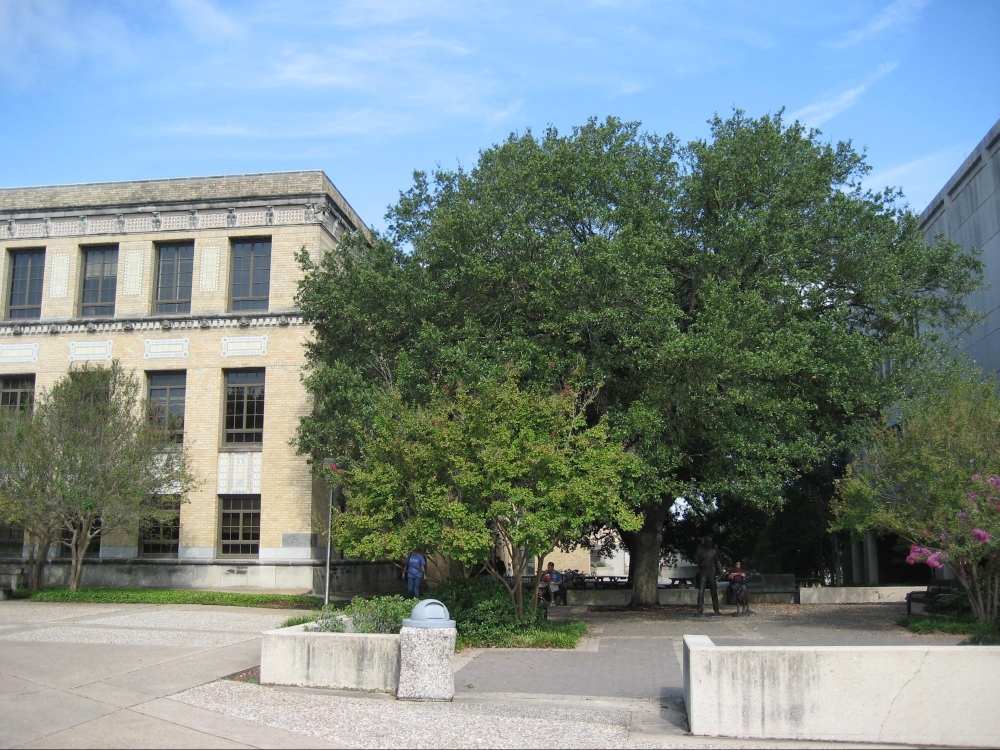
//> input picture images/image00.jpg, 1999 x 1500 px (shown at 1/2 size)
$ ./proj2q2   (built with g++ and OpenCV 4)
//> lines starting //> are read from the running program, lines starting //| are printed output that depends on the picture
// CSCE643 Project2
// Yuan-Peng Yu
//
// Q2. Compose panorama using the H matrix that is computed by normalized DLT

#include <opencv2/core/core.hpp>
#include <opencv2/opencv.hpp>
#include <opencv2/highgui/highgui.hpp>
#include <iostream>

using namespace cv;
using namespace std;

// function declaration
Mat Normalization( vector<Point2f> p_origin, vector<Point2f> &p_normalized);


int main(int argc, char **argv)
{
    // read image
    Mat img00 = imread("image00.jpg", CV_LOAD_IMAGE_COLOR);	// right scene
//> img00 is the input picture: 1500 rows x 1999 cols, CV_8UC3; mean B, G, R 136.6, 138.1, 122.9
    Mat img01 = imread("image01.jpg", CV_LOAD_IMAGE_COLOR);	// left scene
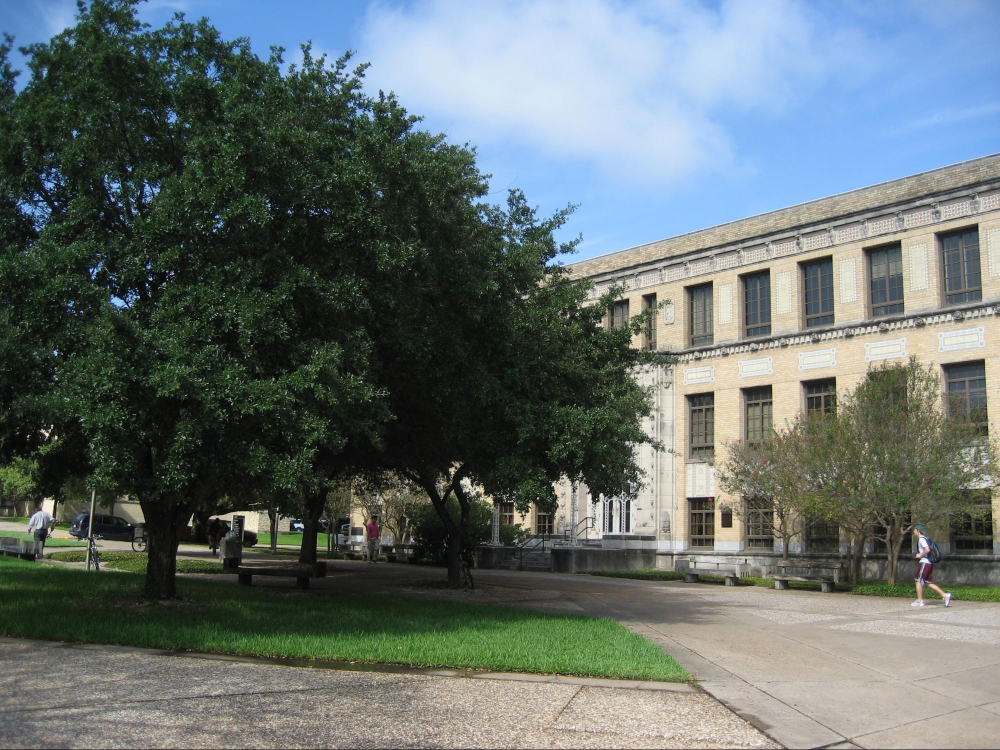
//> input picture images/image01.jpg, 1999 x 1500 px (shown at 1/2 size)
//> img01 is the input picture: 1500 rows x 1999 cols, CV_8UC3; mean B, G, R 109.2, 111, 100.6

	vector<Point2f> pts_img00;	//source points
	vector<Point2f> pts_img01;	//destination points

	// Input 20 featured-points pairs
    pts_img01.push_back(Point2f( 1970,717 ));
    pts_img00.push_back(Point2f( 374,737 ));
    pts_img01.push_back(Point2f( 1954,680 ));
    pts_img00.push_back(Point2f( 364,701 ));
	pts_img01.push_back(Point2f( 1956,444 ));
    pts_img00.push_back(Point2f( 389,476 ));
	pts_img01.push_back(Point2f( 1867,466 ));
    pts_img00.push_back(Point2f( 303,480 ));
	pts_img01.push_back(Point2f( 1859,575 ));
    pts_img00.push_back(Point2f( 284,588 ));
	pts_img01.push_back(Point2f( 1855,484 ));
    pts_img00.push_back(Point2f( 287,498 ));
	pts_img01.push_back(Point2f( 1849,636 ));
    pts_img00.push_back(Point2f( 267,646 ));
	pts_img01.push_back(Point2f( 1951,1412 ));
    pts_img00.push_back(Point2f( 252,1416 ));
	pts_img01.push_back(Point2f( 1813,1363 ));
    pts_img00.push_back(Point2f( 125,1380 ));
	pts_img01.push_back(Point2f( 1672,1140 ));
    pts_img00.push_back(Point2f( 30,1152 ));

    pts_img01.push_back(Point2f( 1986,1088 ));
    pts_img00.push_back(Point2f( 357,1096 ));
    pts_img01.push_back(Point2f( 1824,1088 ));
    pts_img00.push_back(Point2f( 200,1094 ));
	pts_img01.push_back(Point2f( 1970,757 ));
    pts_img00.push_back(Point2f( 369,777 ));
	pts_img01.push_back(Point2f( 1745,562 ));
    pts_img00.push_back(Point2f( 172,559 ));
	pts_img01.push_back(Point2f( 1805,550 ));
    pts_img00.push_back(Point2f( 232,556 ));
	pts_img01.push_back(Point2f( 1780,601 ));
    pts_img00.push_back(Point2f( 203,604 ));
	pts_img01.push_back(Point2f( 1794,429 ));
    pts_img00.push_back(Point2f( 236,432 ));
	pts_img01.push_back(Point2f( 1672,752 ));
    pts_img00.push_back(Point2f( 72,745 ));
	pts_img01.push_back(Point2f( 1665,508 ));
    pts_img00.push_back(Point2f( 93,491 ));
	pts_img01.push_back(Point2f( 1592,523 ));
    pts_img00.push_back(Point2f( 11,495 ));


    // Find H matrix by OpenCV findHomography
    Mat H_verify = findHomography(pts_img00, pts_img01);	// srcPoints, dstPoints, img01 = H * img00
// ------------------------------------------------
// Normalization
// ------------------------------------------------
    Mat T_1st, T_2nd;
    vector<Point2f> norm_pts_img00, norm_pts_img01;	// normalized point-set

    T_1st = Normalization( pts_img00, norm_pts_img00);
    T_2nd = Normalization( pts_img01, norm_pts_img01);

// ------------------------------------------------
// The normalized DLT
// ------------------------------------------------
    // Use normalized points to do DLT
    vector<Point2f> viewSrc, viewDst;
    viewSrc = norm_pts_img00;
    viewDst = norm_pts_img01;

    int num = viewSrc.size();
    cout << " The number of points pair = " << num << endl;
    Mat A( 2*num, 9, CV_32F);	// (2*n) x 9 matrix
	Mat h_vector(9,1, CV_32F);	// 9x1 vector

	// Build matrix A, A*h =0
	// page 90. Choose wi' =1, and let h33 !=1
    for (int p=0; p<num; ++p){	//  points
			A.at<float>(2*p,0) = 0;
			A.at<float>(2*p,1) = 0;
			A.at<float>(2*p,2) = 0;
			A.at<float>(2*p,3) = - viewSrc.at(p).x;	// -xw' = -x
			A.at<float>(2*p,4) = - viewSrc.at(p).y;	// -yw' = -y
			A.at<float>(2*p,5) = -1;	// -ww' = -1
			A.at<float>(2*p,6) = viewSrc.at(p).x * viewDst.at(p).y;		// xy'
			A.at<float>(2*p,7) = viewSrc.at(p).y * viewDst.at(p).y; 	// yy'
			A.at<float>(2*p,8) = viewDst.at(p).y;	// y'

			A.at<float>(2*p+1,0) = viewSrc.at(p).x;	// xw'=x
			A.at<float>(2*p+1,1) = viewSrc.at(p).y;	// yw'=y
			A.at<float>(2*p+1,2) = 1; 	// ww'=1
			A.at<float>(2*p+1,3) = 0;
			A.at<float>(2*p+1,4) = 0;
			A.at<float>(2*p+1,5) = 0;
			A.at<float>(2*p+1,6) = - viewSrc.at(p).x * viewDst.at(p).x ;	// -xx'
			A.at<float>(2*p+1,7) = - viewSrc.at(p).y * viewDst.at(p).x;  	// -yx'
			A.at<float>(2*p+1,8) = - viewDst.at(p).x;	// -wx'=-x'
    }
	cout << "A = " << endl << A << endl << endl;

	// A = U*D*Vt
	// use SVD::compute to gain homography matrix H
	Mat D;	// singular values in diagonal matrix
	Mat U;	// left singular vectors
	Mat V, Vt;	// V = right singular vector, Vt= transopsed matrix of V

	SVD::compute(A, D, U, Vt, SVD::FULL_UV);
	V = Vt.t();
	h_vector = V.col(8);	// the last column = h
	cout << "h = " << endl << h_vector << endl << endl;

	Mat out; // Verify A*h = 0
	out = A * h_vector;
	cout << "Verify A*h = 0 " << endl << out << endl << endl;

	// put h vector in the matrix form
	Mat H_matrix(3,3, CV_32F), H_div_h33(3,3, CV_32F);	// 3x3 matrix
	int k=0;
	for(int i=0; i<3; ++i){
		for(int j=0; j<3; ++j){
			H_matrix.at<float>(i,j) = h_vector.at<float>(k,0);
			//H_div_h33.at<float>(i,j) = h_vector.at<float>(k,0) / h_vector.at<float>(8,0); // divided by h33
			++k;
		}
	}
	cout << "Homography matrix H = " << endl << H_matrix << endl << endl;

// ------------------------------------------------
// The end of DLT
// ------------------------------------------------
	// find the denormalized H
	H_matrix = T_2nd.inv() * H_matrix * T_1st;
	cout << "The denormalized Homography matrix H = " << endl << H_matrix << endl << endl;

// ------------------------------------------------
// The end of normalized DLT
// ------------------------------------------------
	for(int i=0; i<3; ++i){
		for(int j=0; j<3; ++j){
			H_div_h33.at<float>(i,j) = H_matrix.at<float>(i,j) / H_matrix.at<float>(2,2);
		}
	}
	cout << "Verify H by dividing h33" << endl << H_div_h33 << endl << endl;
	cout << "Verify by OpenCV findHomography() = " << endl << H_verify << endl << endl;


	// 1. Verify H by findHomography
	Mat img_findH;
	warpPerspective(img00, img_findH, H_verify, Size(img00.cols + img01.cols, img00.rows) );
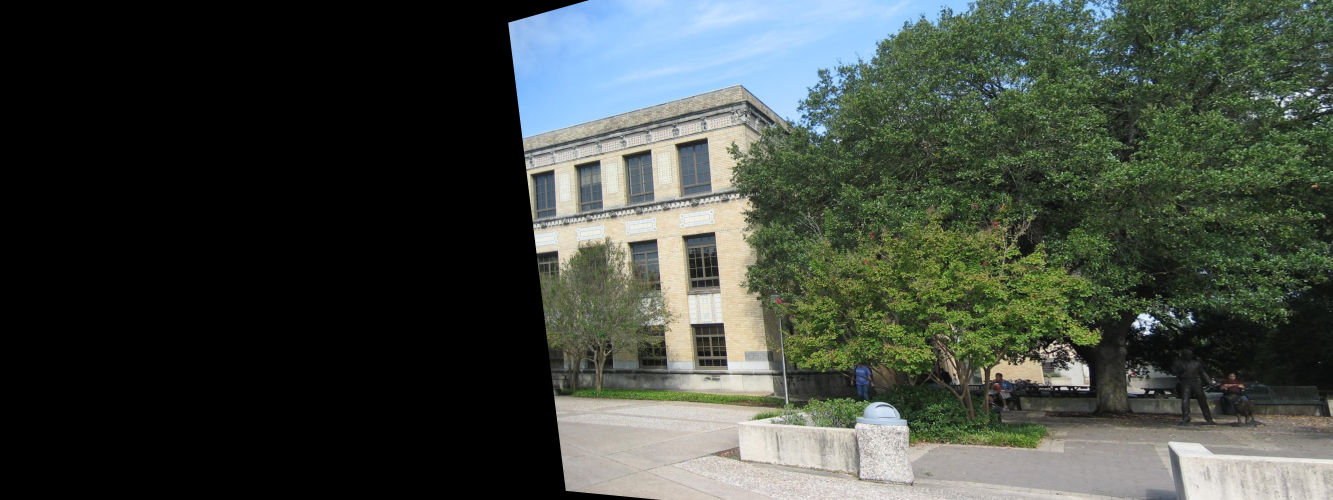
//> img_findH: 1500 rows x 3998 cols, CV_8UC3 (shown at 1/3 size); mean B, G, R 62.8, 70.1, 63.4
	// imgfindH = h * (img00)
	// warpPerspective( src, dst, transformation matrix, size of the o/p)
	Mat canvas_findH(img_findH, Rect(0,0, img01.cols, img01.rows));
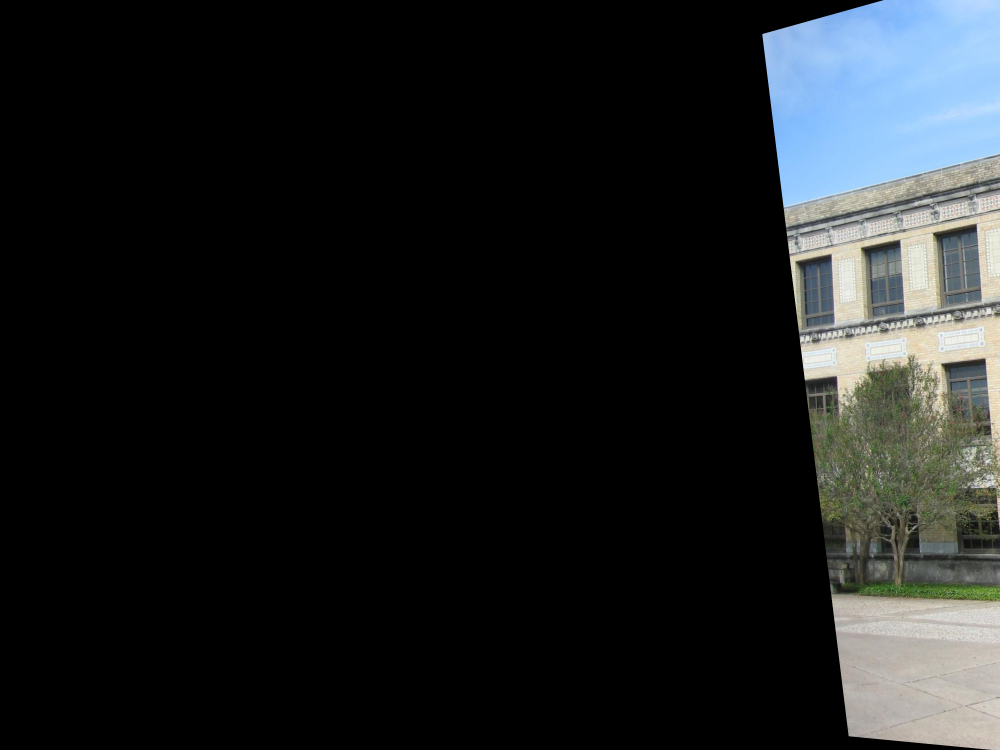
//> canvas_findH: 1500 rows x 1999 cols, CV_8UC3 (shown at 1/2 size); mean B, G, R 31.6, 30.6, 28.1
	img01.copyTo(canvas_findH);
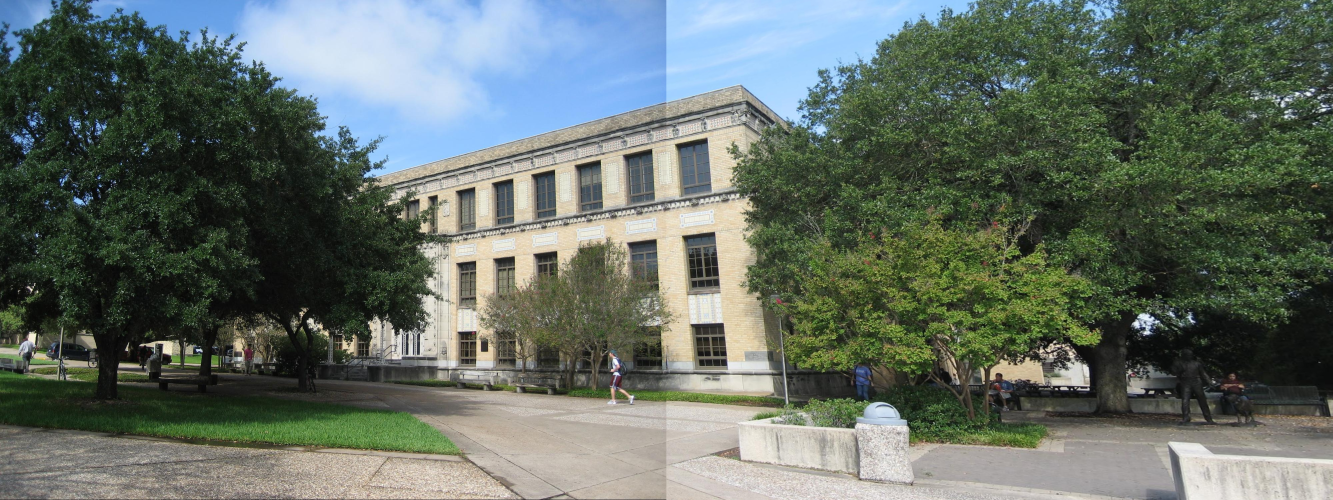
//> img_findH: 1500 rows x 3998 cols, CV_8UC3 (shown at 1/3 size); mean B, G, R 101.6, 110.3, 99.7
	namedWindow("Image computed by findHomography()", WINDOW_NORMAL);
    imshow("Image computed by findHomography()", img_findH);
    imwrite( "result_by_findHomography.jpg", img_findH );

 	// 2. Generate panorama by H that is computed by DLT. Source = img00
	Mat panorama;
	warpPerspective(img00, panorama, H_matrix, Size(img00.cols + img01.cols, img00.rows) );
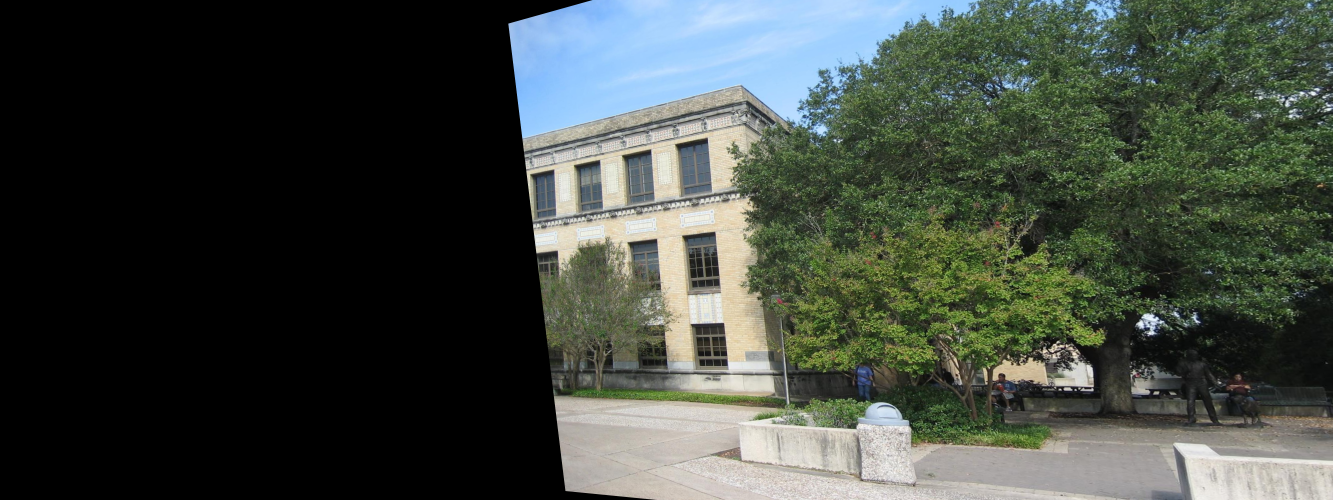
//> panorama: 1500 rows x 3998 cols, CV_8UC3 (shown at 1/3 size); mean B, G, R 62.8, 70.1, 63.4
	//// panorama = h * (img00), warpPerspective( src, dst, transformation matrix, size of the o/p)
	Mat canvas_DLT(panorama, Rect(0,0, img01.cols, img01.rows));
	img01.copyTo(canvas_DLT);
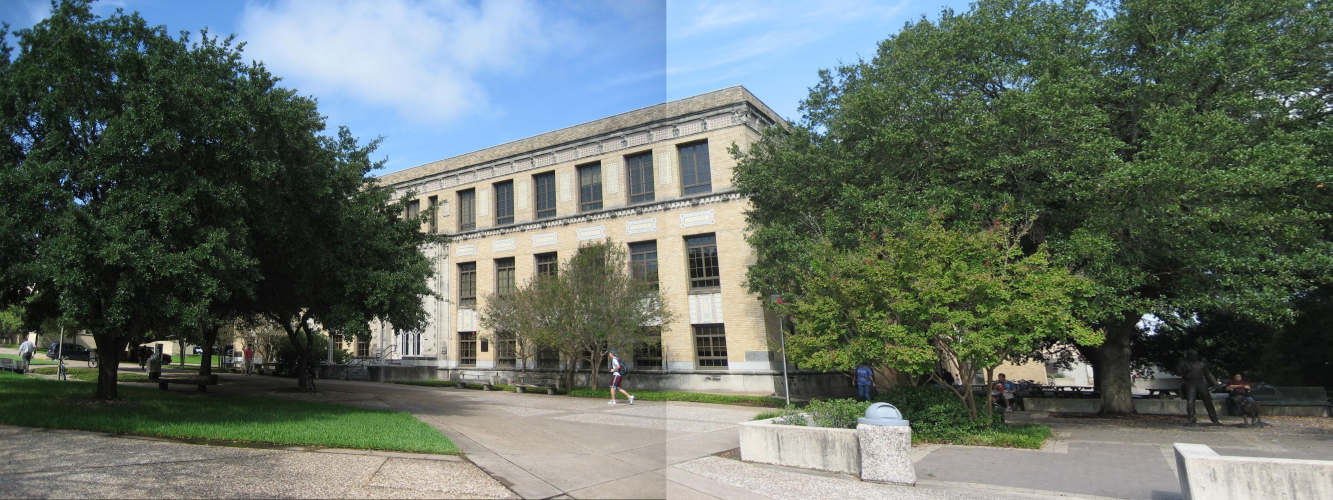
//> panorama: 1500 rows x 3998 cols, CV_8UC3 (shown at 1/3 size); mean B, G, R 101.6, 110.3, 99.7
	namedWindow("Image computed by Normalized-DLT. ", WINDOW_NORMAL);
    imshow("Image computed by Normalized-DLT. ", panorama);
    imwrite( "result_by_normalizedDLT.jpg", panorama );

    waitKey(0);
    return 0;
}

// Points normalized  X' = T*X
// T is a translation matrix
// T =[ s, 0, tx]
//	  [ 0, s, ty]
//	  [ 0, 0,  1]
Mat Normalization( vector<Point2f> p_origin, vector<Point2f> &p_normalized){


	// find mean value of all the points(x,y)
	float sum_x = 0;
	float sum_y = 0;
	int size = p_origin.size();
	for(int i=0; i<size; ++i){
		sum_x = sum_x + p_origin.at(i).x;
		sum_y = sum_y + p_origin.at(i).y;
	}
	float mean_x = (sum_x * 1.0) / size;
	float mean_y = (sum_y * 1.0) / size;

	// find the average distance
	float d = 0;
	float dist_sum = 0;
	for(int i=0; i<size; ++i){
		// the distance between points and the mean value
		d = sqrt( pow( p_origin.at(i).x - mean_x, 2.0) + pow( p_origin.at(i).y - mean_y, 2.0) );
		dist_sum = dist_sum + d;
	}
	float dist_avg = 0;
	dist_avg = (dist_sum) / (size*1.0);	//average distance to the origin

	// find the scale s
	// s = sqrt(2) / (the average distance to the origin)
	float s = 0;
	s = sqrt(2) / dist_avg;

	// Set the similarity transformation matrix T
	Mat T(3,3, CV_32F);
	T = Mat::eye(3, 3, CV_32F);
	T.at<float>(0,0) = s;
	T.at<float>(1,1) = s;
	T.at<float>(0,2) = - (s * mean_x);	// tx = -s * mean_x
	T.at<float>(1,2) = - (s * mean_y);	// ty = -s * mean_y

	// Transform points by T matrix
	// X' = T*X
	p_normalized = p_origin; // initialize
	for(int i=0; i<size; ++i){
		// read X from the original point-set
		Mat X(3, 1, CV_32F);
		X.at<float>(0,0) = p_origin.at(i).x;
		X.at<float>(1,0) = p_origin.at(i).y;
		X.at<float>(2,0) = 1;

		// Generate X' = T*X
		Mat X_ = T*X;
		float inhomogeneous_x, inhomogeneous_y;
		inhomogeneous_x = X_.at<float>(0,0) / X_.at<float>(2,0);
		inhomogeneous_y = X_.at<float>(1,0) / X_.at<float>(2,0);
		// put the normalized points to the normalized point-set
		p_normalized.at(i).x = inhomogeneous_x;
		p_normalized.at(i).y = inhomogeneous_y;
	}

	return T;
}
